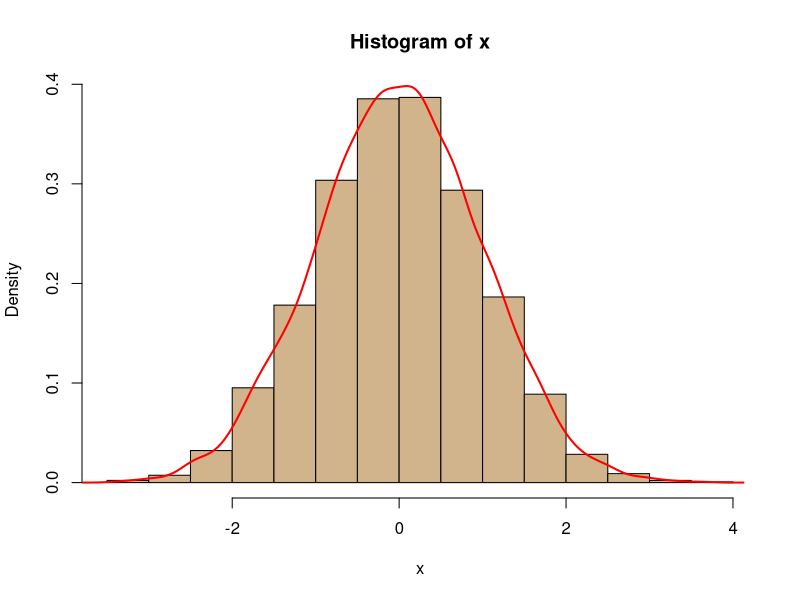
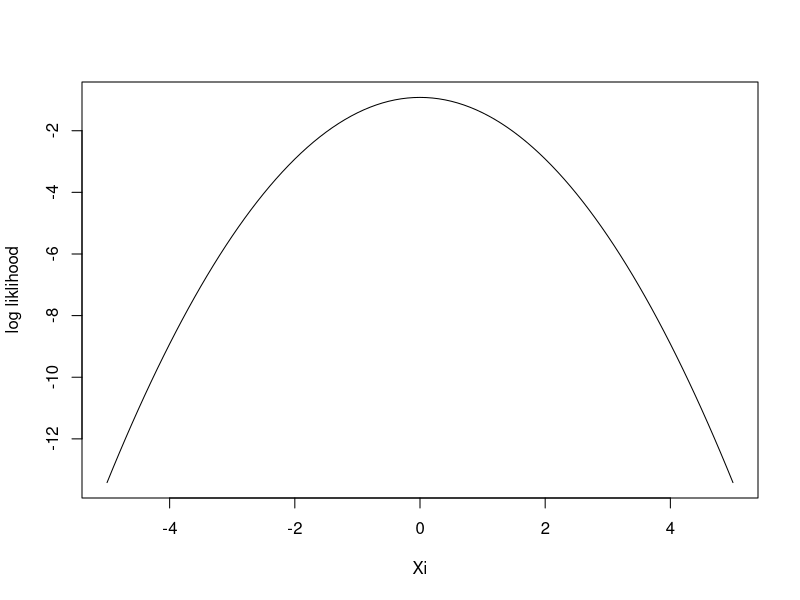
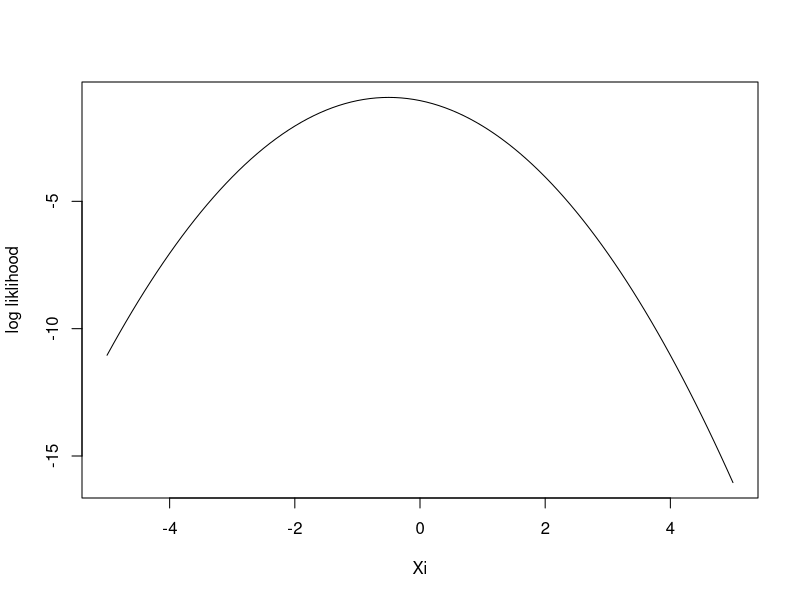
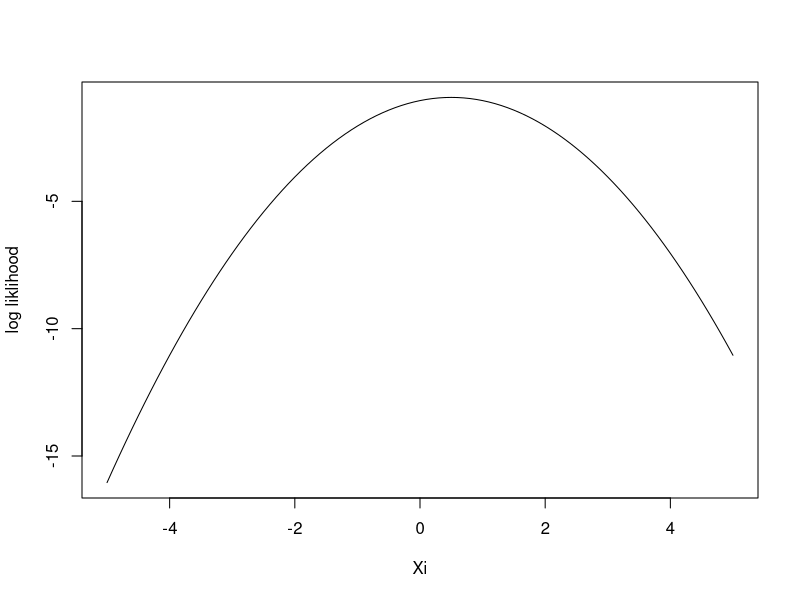
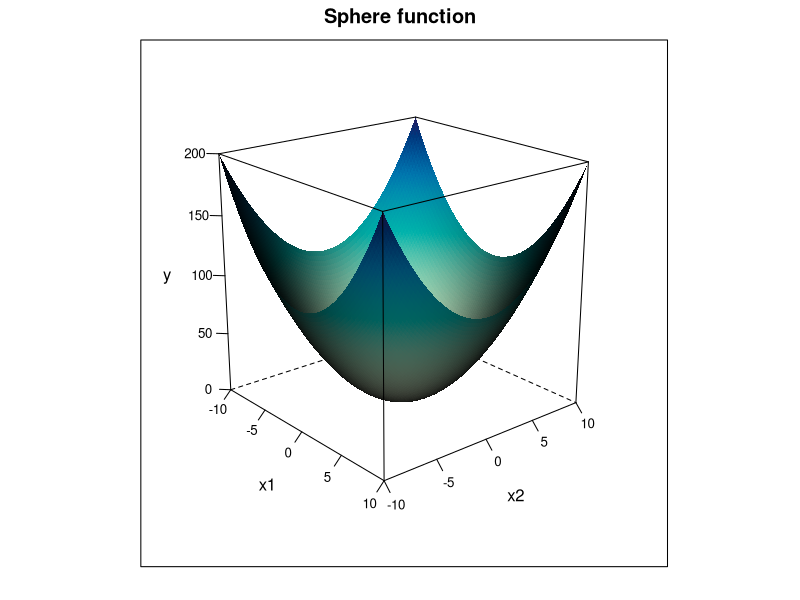

Reproduce these figures in R, in order.
# optim example of a log liklihood of normal distribution and a cooler sphere example that shows 3d "probability space"

# logliklihood of normal
x =rnorm(10000) # sample 100 numbers from normal distribution mean =0 std =1

# log liklihood of a normal ("Gaussian distribution") is goven by
# L(X|μ,σ2)  =−(n2)ln(2πσ2) − 1/2σ2 ∑ni(xi−μ)2

llik = function(x,par){ # par is mean and std estimates
  m=par[1]
  s=par[2]
  n=length(x)# log of the normal likelihood
  # -n/2 * log(2*pi*s^2) + (-1/(2*s^2)) * sum((x-m)^2)
  ll = -(n/2)*(log(2*pi*s^2)) + (-1/(2*s^2)) *sum((x-m)^2)# return the negative to maximize rather than minimize
  return(-ll)
}
hist(x, freq=FALSE,col='tan')
lines(density(x),col='red',lwd=2)

plot(seq(-5,5,.1),-1*sapply(seq(-5,5,.1),FUN=llik,par=c(0,1)),type='l',ylab='log liklihood',xlab='Xi')
plot(seq(-5,5,.1),-1*sapply(seq(-5,5,.1),FUN=llik,par=c(-.5,1)),type='l',ylab='log liklihood',xlab='Xi')
plot(seq(-5,5,.1),-1*sapply(seq(-5,5,.1),FUN=llik,par=c(.5,1)),type='l',ylab='log liklihood',xlab='Xi')

# optim allows us to find the par that maximises the liklihood for the data
# we can choose and initial values
optim(par=c(.5,.5), llik, x=x) # maximise function
optim(par=c(.5,.5), llik, x=x,control=list(fnscale=-1)) # this tells optim to find params that minimise func 
# we see that we almost get a mean =0 and std = 1
mean(x)
sd(x)
##optim example https://statacumen.com/teach/SC1/SC1_17_optim.pdf
f.name <- "Sphere function"
f.sphere <- function(x){# make x a matrix so this function works for plotting and for optimizing
  x <- matrix(x, ncol=2)# calculate the function value for each row of x
  f.x <- apply(x^2, 1, sum)# return function value
  return(f.x)
}

x1 <- seq(-10, 10, length = 101)
x2 <- seq(-10, 10, length = 101)
X <- as.matrix(expand.grid(x1, x2))
colnames(X) <- c("x1", "x2")# evaluate function
y <- f.sphere(X)# put X and y values in a data.frame for plotting
df <- data.frame(X, y)# plot the function
library(lattice)# use the lattice package
wireframe(y ~ x1 * x2,
          data = df
          , main = f.name
          , shade = TRUE, scales = list(arrows = FALSE), screen = list(z = -50, x = -70))

optim(c(1,1), f.sphere, method = "Nelder-Mead")
optim(c(1,1), f.sphere, method = "SANN")
